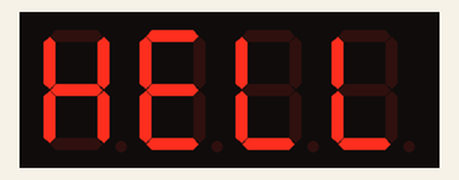
Bench run of a sketch on a simulated Arduino Uno, built with avr-gcc and run on an emulated ATmega328P. Shown: 4-digit seven-segment display.

Above: at 0.13 s.
At 1.01 s:
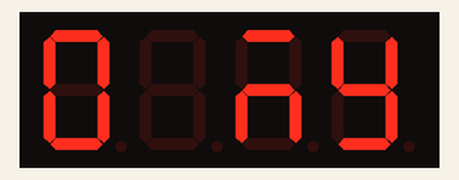
At 1.9 s:
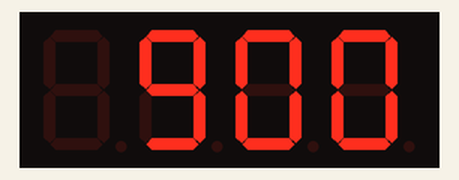
At 4.33 s:
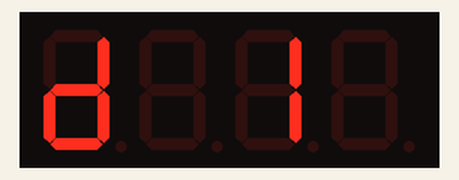
At 6.33 s:
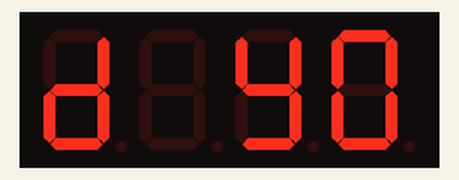
At 8.54 s:
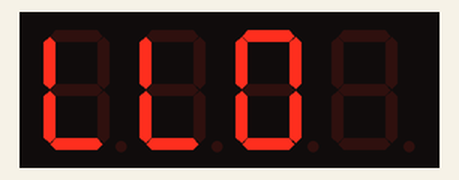

The sketch:

17.looping-text.ino
```cpp
#include <TM1637Display.h>

#define CLK 6
#define DIO 5
TM1637Display display = TM1637Display(CLK, DIO);

// XGFEDCBA
const uint8_t asciiMap[] = {
  0b00111111, /* 0 */ 0b00000110, /* 1 */ 0b01011011, /* 2 */ 0b01001111, /* 3 */
  0b01100110, /* 4 */ 0b01101101, /* 5 */ 0b01111101, /* 6 */ 0b00000111, /* 7 */
  0b01111111, /* 8 */ 0b01101111,                                         /* 9 */

  0b01110111,  // A
  0b01111100,  // b
  0b00111001,  // C
  0b01011110,  // d
  0b01111001,  // E
  0b01110001,  // F
  0b01101111,  // G
  0b01110110,  // H
  0b00000110,  // I
  0b00011110,  // J
  0b01110000,  // k
  0b00111000,  // L
  0b01010101,  // M
  0b01010100,  // n
  0b00111111,  // O
  0b01110011,  // P
  0b01100111,  // q
  0b01010000,  // r
  0b01101101,  // s
  0b01111000,  // t
  0b00111110,  // u
  0b00011100,  // v
  0b00011101,  // w
  0b01110110,  // x
  0b01101110,  // y
  0b01011011,  // z
};

// takes an ascii letter or digit and converts to a 7-segment digit
uint8_t ascii(char symbol) {
  if (symbol == '-') {
    return 0b01000000;
  } else if (symbol >= '0' && symbol <= '9') {
    return asciiMap[symbol - '0'];
  } else if (symbol >= 'A' && symbol <= 'Z') {
    return asciiMap[symbol - 'A' + 10];
  } else if (symbol >= 'a' && symbol <= 'z') {
    return asciiMap[symbol - 'a' + 10];
  } else {
    return 0x00;
  }
}

// index is from 0 - 25 (26 letters)
uint8_t make(char letter) {
  return ascii('a' + (letter - 'a') % 26);
}

void showAlphabet() {
  for (char i = 'a'; i <= 'z'; i++) {
    uint8_t data[] = { make(i), make(i+1), make(i+2), make(i+3) };
    display.setSegments(data);
    delay(500);
  }
}

uint8_t wrappedAscii(String text, int index) {
  return ascii(text.charAt(index % text.length()));
}

void rollText(String text, int rollDelay) {
  for (int i = 0; i < text.length(); i++) {
    uint8_t data[] = {
      wrappedAscii(text, i),
      wrappedAscii(text, i+1),
      wrappedAscii(text, i+2),
      wrappedAscii(text, i+3),
    };
    display.setSegments(data);
    delay(rollDelay);
  }
}

void setup() {
  Serial.begin(9600);
  display.setBrightness(7);
}

void loop() {
  rollText("Hello my good friend I missed you - ", 200);
}
```

Measured:
- by itself, everything shown: repeats every 8.0 s, in 36 steps
